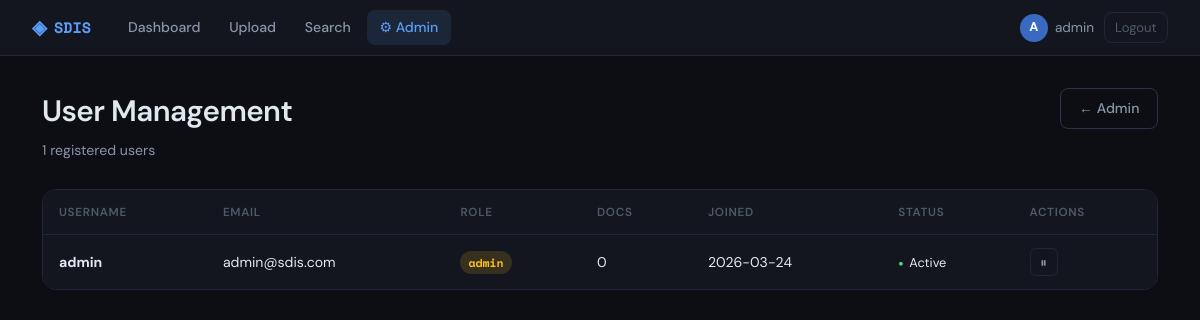
Page /admin/users (signed in) on the committed database.
### tables this page shows
CREATE TABLE users (
            id          INTEGER PRIMARY KEY AUTOINCREMENT,
            username    TEXT    NOT NULL UNIQUE,
            email       TEXT    NOT NULL UNIQUE,
            password    TEXT    NOT NULL,
            role        TEXT    NOT NULL DEFAULT 'user',
            created_at  DATETIME DEFAULT CURRENT_TIMESTAMP,
            is_active   INTEGER  DEFAULT 1
        );

### modules/admin.py (the view)
@admin_bp.route("/users")
@admin_required
def manage_users():
    conn  = get_db_connection()
    users = conn.execute("""
        SELECT u.*, COUNT(d.id) doc_count FROM users u
        LEFT JOIN documents d ON d.user_id=u.id AND d.is_deleted=0
        GROUP BY u.id ORDER BY u.created_at DESC
    """).fetchall()
    conn.close()
    return render_template("admin_users.html", users=users)

### database/db.py (called while the page is built)
def get_db_connection():
    conn = sqlite3.connect(DB_PATH)
    conn.row_factory = sqlite3.Row
    conn.execute("PRAGMA journal_mode=WAL")   # better concurrency
    conn.execute("PRAGMA foreign_keys=ON")
    return conn

### modules/auth.py (called while the page is built)
def admin_required(f):
    @wraps(f)
    def wrapper(*args, **kwargs):
        if "user_id" not in session:
            return redirect(url_for("auth.login"))
        if session.get("role") != "admin":
            flash("Admin access required.", "error")
            return redirect(url_for("docs.dashboard"))
        return f(*args, **kwargs)
    return wrapper

### templates/admin_users.html (shortened to what this page needs)
{% extends "base.html" %}
{% block content %}
<div class="page-hdr">
  <div><h1>User Management</h1><p class="sub">{{ users|length }} registered users</p></div>
  <a href="/admin/dashboard" class="btn btn-outline">← Admin</a>
</div>
<div class="tbl-wrap">
  <table class="tbl">
    <thead>
      <tr><th>Username</th><th>Email</th><th>Role</th><th>Docs</th>
          <th>Joined</th><th>Status</th><th>Actions</th></tr>
    </thead>
    <tbody>
      {% for u in users %}
      <tr class="{{ 'row-inactive' if not u.is_active }}">
        <td><strong>{{ u.username }}</strong></td>
        <td>{{ u.email }}</td>
        <td><span class="role-badge role-{{ u.role }}">{{ u.role }}</span></td>
        <td>{{ u.doc_count }}</td>
        <td>{{ u.created_at[:10] }}</td>
        <td>
          <span class="dot {{ 'dot-green' if u.is_active else 'dot-red' }}">
            {{ 'Active' if u.is_active else 'Inactive' }}
          </span>
        </td>
        <td class="acts">
          <form action="/admin/users/toggle/{{ u.id }}" method="POST" style="display:inline">
            <button class="act act-view" title="{{ 'Deactivate' if u.is_active else 'Activate' }}">
              {{ '⏸' if u.is_active else '▶' }}
            </button>
          </form>
        </td>
      </tr>
      {% endfor %}
    </tbody>
  </table>
</div>
{% endblock %}

### static/css/main.css (style rules this page uses)
:root { --bg: #0c0e14; --card: #13161f; --hover: #1a1e2a; --border: #21263a; --border2: #2b3150; --accent: #5b9cf6; --accent-d: #3a6abf; --accent-bg: rgba(91,156,246,.12); --green: #4ade80; --red: #f87171; --yellow: #fbbf24; --txt: #e2e8f0; --txt2: #8b95a8; --txt3: #50596a; --mono: 'Space Mono', monospace; --sans: 'DM Sans', sans-serif; --r: 8px; --r2: 14px; --t: .18s ease; }
*,*::before,*::after { box-sizing:border-box;margin:0;padding:0 }
html { font-size:16px;scroll-behavior:smooth }
body { font-family:var(--sans);background:var(--bg);color:var(--txt);line-height:1.6;min-height:100vh }
a { color:var(--accent);text-decoration:none }
h1 { font-size:1.85rem;font-weight:600;letter-spacing:-.02em }
input,select,textarea,button { font-family:var(--sans);font-size:.93rem }
.btn { display:inline-flex;align-items:center;gap:.35rem; padding:.5rem 1.1rem;border-radius:var(--r); font-size:.88rem;font-weight:500;cursor:pointer; transition:all var(--t);border:1px solid transparent; text-decoration:none; }
.btn-outline { background:transparent;border-color:var(--border2);color:var(--txt2) }
.page-hdr { display:flex;justify-content:space-between;align-items:flex-start;margin-bottom:1.75rem }
.page-hdr h1 { margin-bottom:.2rem }
.sub { color:var(--txt2);font-size:.88rem }
.tbl-wrap { overflow-x:auto;border:1px solid var(--border);border-radius:var(--r2) }
.tbl { width:100%;border-collapse:collapse;font-size:.88rem }
.tbl thead { background:var(--card);border-bottom:1px solid var(--border) }
.tbl th { padding:.8rem 1rem;text-align:left;font-size:.73rem;font-weight:600;text-transform:uppercase;letter-spacing:.06em;color:var(--txt3) }
.tbl td { padding:.8rem 1rem;border-bottom:1px solid var(--border);vertical-align:middle }
.tbl tbody tr { background:var(--card);transition:background var(--t) }
.tbl tbody tr:last-child td { border-bottom:none }
.acts { display:flex;align-items:center;gap:.35rem }
.act { width:28px;height:28px;display:inline-flex;align-items:center;justify-content:center; border-radius:6px;font-size:.82rem;border:1px solid var(--border); background:transparent;cursor:pointer;transition:all var(--t);color:var(--txt2);text-decoration:none; }
.role-badge { padding:.17rem .5rem;border-radius:20px;font-size:.72rem;font-weight:600;font-family:var(--mono) }
.role-admin { background:rgba(251,191,36,.15);color:var(--yellow) }
.dot { display:inline-flex;align-items:center;gap:.35rem;font-size:.8rem }
.dot::before { content:'●';font-size:.55rem }
.dot-green::before { color:var(--green) }

### rows in the picture
users: username "admin", email "admin@sdis.com", role "admin", doc_count "0", created_at "2026-03-24", is_active "Active", is_active "⏸"

### other values in the picture
{{ session.username[0]|upper }} "A"
{{ session.username }} "admin"
{{ users|length }} "1"
